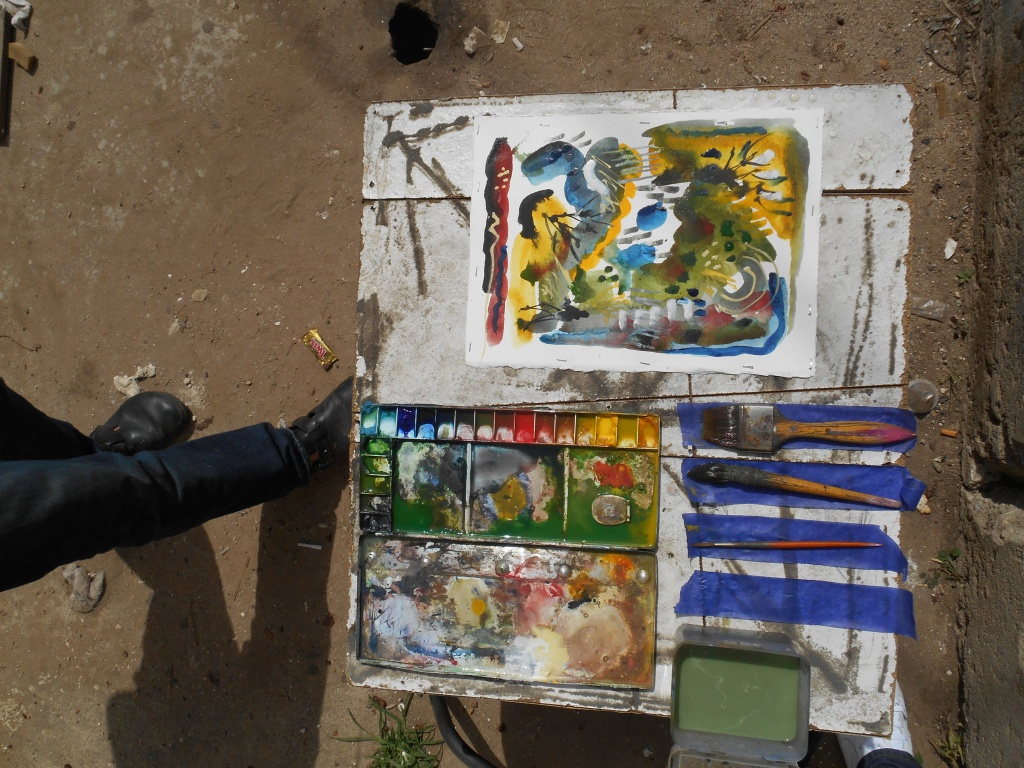
#> input picture odd_pys/i/img/imageresized_83.jpg, 1024 x 768 px
$ python grab_cut.py
#> lines starting #> are read from the running program, lines starting #| are printed output that depends on the picture
import numpy as np
import cv2
from matplotlib import pyplot as plt

img = cv2.imread('img/imageresized_83.jpg')
#> img is the input picture: shape (768, 1024, 3); mean B, G, R 83.2, 96.8, 106.9
mask = np.zeros(img.shape[:2],np.uint8)

bgdModel = np.zeros((1,65),np.float64)
fgdModel = np.zeros((1,65),np.float64)

rect = (50,50,450,290)
cv2.grabCut(img,mask,rect,bgdModel,fgdModel,5,cv2.GC_INIT_WITH_RECT)

mask2 = np.where((mask==2)|(mask==0),0,1).astype('uint8')
img = img*mask2[:,:,np.newaxis]
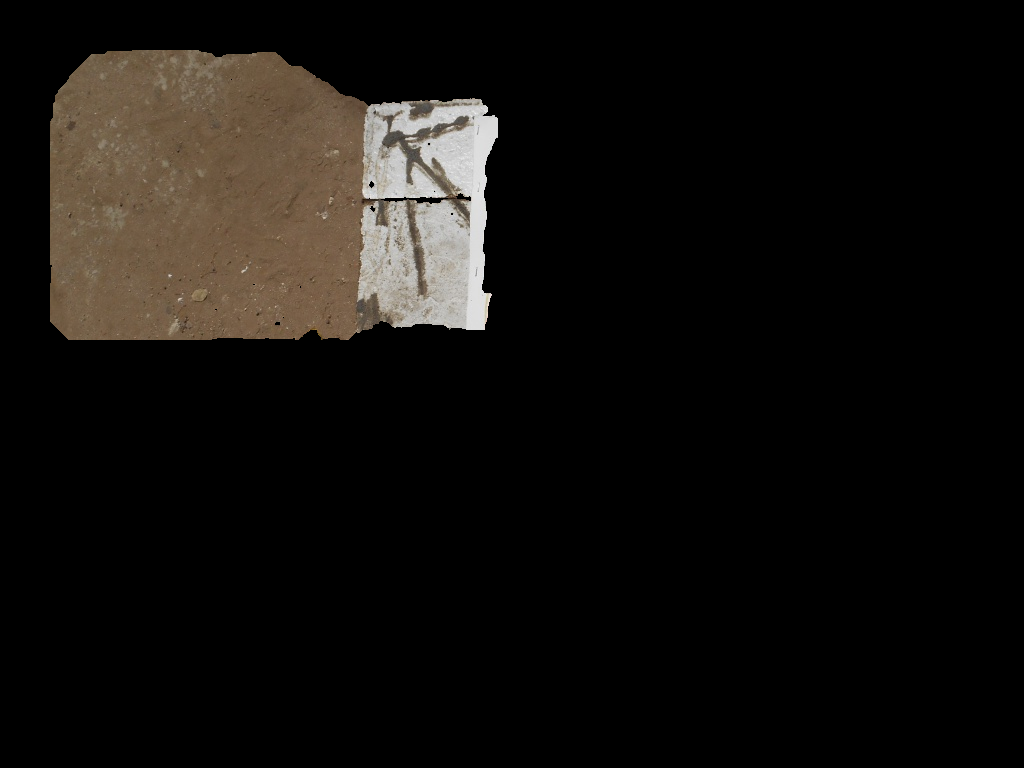
#> img: shape (768, 1024, 3); mean B, G, R 13.6, 16.4, 18.8

plt.imshow(img),plt.colorbar(),plt.show()
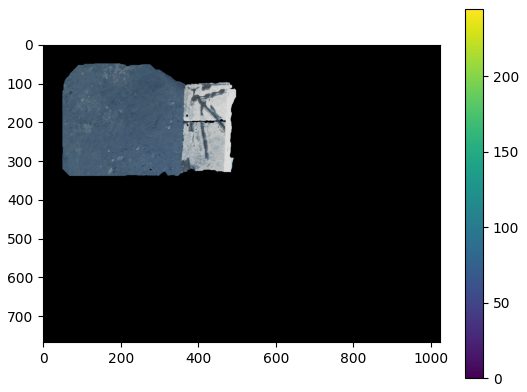
#> figure drawn by matplotlib, 2 panels; B, G, R data is drawn as R, G, B
